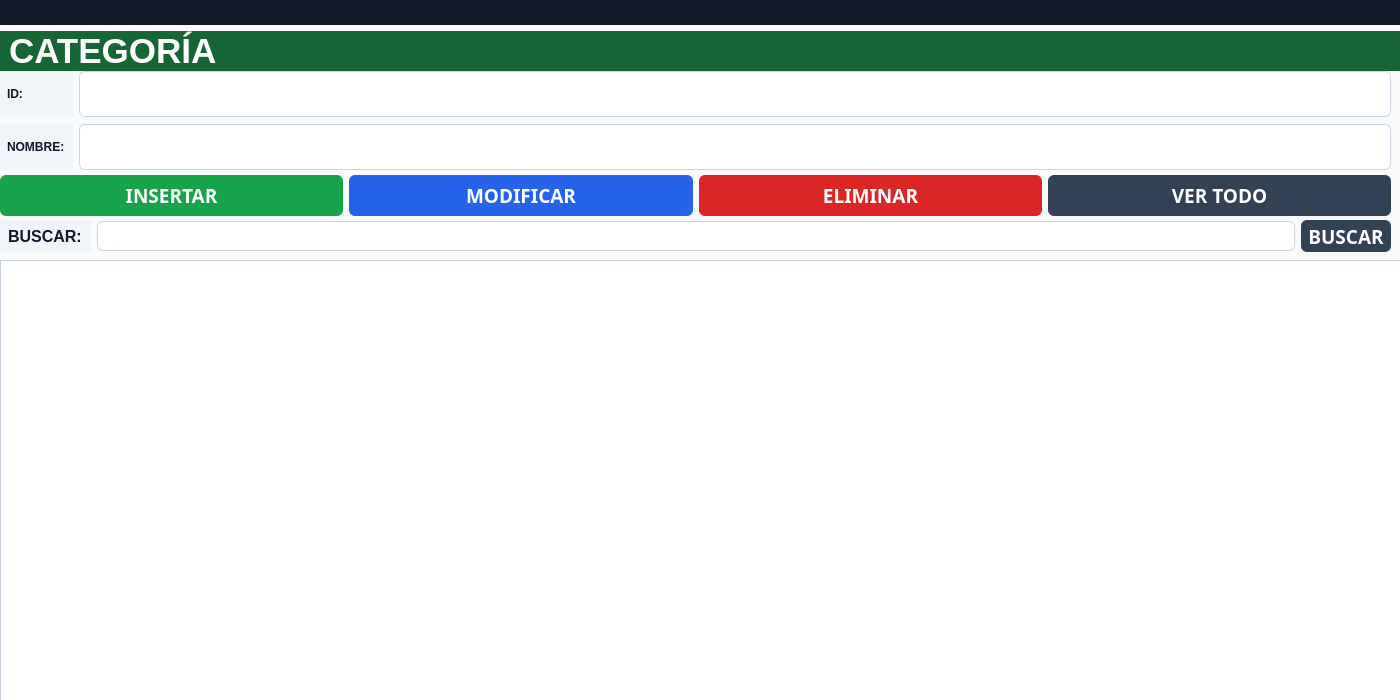
<?xml version='1.0' encoding='UTF-8'?>
<ui version="4.0">
 <class>frm_categoria</class>
 <widget class="QFrame" name="frm_categoria">
  <property name="geometry">
   <rect>
    <x>0</x>
    <y>0</y>
    <width>1400</width>
    <height>700</height>
   </rect>
  </property>
  <property name="windowTitle">
   <string>Frame</string>
  </property>
  <property name="styleSheet">
   <string notr="true">background-color: #F8FAFC;</string>
  </property>
  <widget class="QWidget" name="gridLayoutWidget">
   <property name="geometry">
    <rect>
     <x>0</x>
     <y>70</y>
     <width>1391</width>
     <height>101</height>
    </rect>
   </property>
   <layout class="QGridLayout" name="gridLayout">
    <item row="0" column="1">
     <widget class="QLineEdit" name="txt_id_cat">
      <property name="enabled">
       <bool>true</bool>
      </property>
      <property name="font">
       <font>
        <family>Perpetua</family>
        <pointsize>16</pointsize>
        <weight>50</weight>
        <bold>false</bold>
       </font>
      </property>
      <property name="styleSheet">
       <string notr="true">background-color: #FFFFFF;
color: #111827;
border: 1px solid #CBD5E1;
border-radius: 6px;
padding: 6px;</string>
      </property>
     </widget>
    </item>
    <item row="2" column="0">
     <widget class="QLabel" name="label_3">
      <property name="font">
       <font>
        <weight>75</weight>
        <bold>true</bold>
       </font>
      </property>
      <property name="styleSheet">
       <string notr="true">background-color: #F1F5F9;
color: #111827;
font-weight: bold;
padding: 4px;</string>
      </property>
      <property name="text">
       <string>NOMBRE:</string>
      </property>
     </widget>
    </item>
    <item row="0" column="0">
     <widget class="QLabel" name="label_2">
      <property name="font">
       <font>
        <weight>75</weight>
        <bold>true</bold>
       </font>
      </property>
      <property name="styleSheet">
       <string notr="true">background-color: #F1F5F9;
color: #111827;
font-weight: bold;
padding: 4px;</string>
      </property>
      <property name="text">
       <string>ID:</string>
      </property>
     </widget>
    </item>
    <item row="2" column="1">
     <widget class="QLineEdit" name="txt_nombre_cat">
      <property name="font">
       <font>
        <family>Perpetua</family>
        <pointsize>16</pointsize>
        <weight>75</weight>
        <bold>true</bold>
       </font>
      </property>
      <property name="styleSheet">
       <string notr="true">background-color: #FFFFFF;
color: #111827;
border: 1px solid #CBD5E1;
border-radius: 6px;
padding: 6px;</string>
      </property>
     </widget>
    </item>
   </layout>
  </widget>
  <widget class="QWidget" name="gridLayoutWidget_2">
   <property name="geometry">
    <rect>
     <x>0</x>
     <y>0</y>
     <width>1401</width>
     <height>71</height>
    </rect>
   </property>
   <layout class="QGridLayout" name="gridLayout_2">
    <item row="1" column="0">
     <widget class="QLabel" name="label">
      <property name="font">
       <font>
        <family>MS Shell Dlg 2</family>
        <pointsize>26</pointsize>
        <weight>75</weight>
        <bold>true</bold>
       </font>
      </property>
      <property name="layoutDirection">
       <enum>Qt::RightToLeft</enum>
      </property>
      <property name="styleSheet">
       <string notr="true">background-color: #166534;
color: #FFFFFF;
font-weight: bold;
padding-left: 10px;</string>
      </property>
      <property name="text">
       <string>CATEGORÍA</string>
      </property>
     </widget>
    </item>
    <item row="0" column="0">
     <widget class="QLabel" name="label_5">
      <property name="styleSheet">
       <string notr="true">background-color: #111827;
color: #F8FAFC;
font-weight: bold;
padding-left: 6px;</string>
      </property>
      <property name="text">
       <string></string>
      </property>
     </widget>
    </item>
   </layout>
  </widget>
  <widget class="QWidget" name="gridLayoutWidget_3">
   <property name="geometry">
    <rect>
     <x>0</x>
     <y>260</y>
     <width>1401</width>
     <height>441</height>
    </rect>
   </property>
   <layout class="QGridLayout" name="gridLayout_3">
    <item row="0" column="0">
     <widget class="QTableWidget" name="tbl_cat">
      <property name="styleSheet">
       <string notr="true">QTableWidget {
    background-color: #FFFFFF;
    color: #111827;
    gridline-color: #CBD5E1;
    border: 1px solid #CBD5E1;
    selection-background-color: #DCFCE7;
    selection-color: #111827;
}
QHeaderView::section {
    background-color: #E2E8F0;
    color: #111827;
    font-weight: bold;
    padding: 5px;
    border: 1px solid #CBD5E1;
}</string>
      </property>
      <property name="alternatingRowColors">
       <bool>true</bool>
      </property>
      <property name="selectionBehavior">
       <enum>QAbstractItemView::SelectRows</enum>
      </property>
      <property name="selectionMode">
       <enum>QAbstractItemView::SingleSelection</enum>
      </property>
      <property name="minimumSize">
       <size>
        <width>0</width>
        <height>220</height>
       </size>
      </property>
     </widget>
    </item>
   </layout>
  </widget>
  <widget class="QWidget" name="gridLayoutWidget_4">
   <property name="geometry">
    <rect>
     <x>0</x>
     <y>170</y>
     <width>1391</width>
     <height>51</height>
    </rect>
   </property>
   <layout class="QGridLayout" name="gridLayout_4">
    <item row="0" column="1">
     <widget class="QPushButton" name="btn_modificar_cat">
      <property name="font">
       <font>
        <family>Nirmala Text</family>
        <pointsize>14</pointsize>
        <weight>75</weight>
        <bold>true</bold>
       </font>
      </property>
      <property name="styleSheet">
       <string notr="true">background-color: #2563EB;
color: #FFFFFF;
border: none;
border-radius: 6px;
padding: 7px;
font-weight: bold;</string>
      </property>
      <property name="text">
       <string>MODIFICAR</string>
      </property>
     </widget>
    </item>
    <item row="0" column="0">
     <widget class="QPushButton" name="btn_insertar_cat">
      <property name="font">
       <font>
        <family>Nirmala Text</family>
        <pointsize>14</pointsize>
        <weight>75</weight>
        <bold>true</bold>
       </font>
      </property>
      <property name="styleSheet">
       <string notr="true">background-color: #16A34A;
color: #FFFFFF;
border: none;
border-radius: 6px;
padding: 7px;
font-weight: bold;</string>
      </property>
      <property name="text">
       <string>INSERTAR</string>
      </property>
     </widget>
    </item>
    <item row="0" column="2">
     <widget class="QPushButton" name="btn_eliminar_cat">
      <property name="font">
       <font>
        <family>Nirmala Text</family>
        <pointsize>14</pointsize>
        <weight>75</weight>
        <bold>true</bold>
       </font>
      </property>
      <property name="styleSheet">
       <string notr="true">background-color: #DC2626;
color: #FFFFFF;
border: none;
border-radius: 6px;
padding: 7px;
font-weight: bold;</string>
      </property>
      <property name="text">
       <string>ELIMINAR</string>
      </property>
     </widget>
    </item>
    <item row="0" column="3">
     <widget class="QPushButton" name="btn_vertodo_cat">
      <property name="font">
       <font>
        <family>Nirmala Text</family>
        <pointsize>14</pointsize>
        <weight>75</weight>
        <bold>true</bold>
       </font>
      </property>
      <property name="styleSheet">
       <string notr="true">background-color: #334155;
color: #FFFFFF;
border: none;
border-radius: 6px;
padding: 7px;
font-weight: bold;</string>
      </property>
      <property name="text">
       <string>VER TODO</string>
      </property>
     </widget>
    </item>
   </layout>
  </widget>
  <widget class="QWidget" name="gridLayoutWidget_5">
   <property name="geometry">
    <rect>
     <x>0</x>
     <y>220</y>
     <width>1391</width>
     <height>32</height>
    </rect>
   </property>
   <layout class="QGridLayout" name="gridLayout_5">
    <item row="0" column="0">
     <widget class="QLabel" name="label_4">
      <property name="font">
       <font>
        <family>Microsoft YaHei UI</family>
        <pointsize>12</pointsize>
        <weight>75</weight>
        <bold>true</bold>
       </font>
      </property>
      <property name="styleSheet">
       <string notr="true">background-color: #F1F5F9;
color: #111827;
font-weight: bold;
padding: 4px;</string>
      </property>
      <property name="text">
       <string>BUSCAR:</string>
      </property>
     </widget>
    </item>
    <item row="0" column="1">
     <widget class="QLineEdit" name="txt_buscar_cat">
      <property name="styleSheet">
       <string notr="true">background-color: #FFFFFF;
color: #111827;
border: 1px solid #CBD5E1;
border-radius: 6px;
padding: 6px;</string>
      </property>
     </widget>
    </item>
    <item row="0" column="2">
     <widget class="QPushButton" name="btn_buscar_cat">
      <property name="font">
       <font>
        <family>Nirmala Text</family>
        <pointsize>14</pointsize>
        <weight>75</weight>
        <bold>true</bold>
       </font>
      </property>
      <property name="styleSheet">
       <string notr="true">background-color: #334155;
color: #FFFFFF;
border: none;
border-radius: 6px;
padding: 7px;
font-weight: bold;</string>
      </property>
      <property name="text">
       <string>BUSCAR</string>
      </property>
     </widget>
    </item>
   </layout>
  </widget>
 </widget>
 <resources />
 <connections />
</ui>
